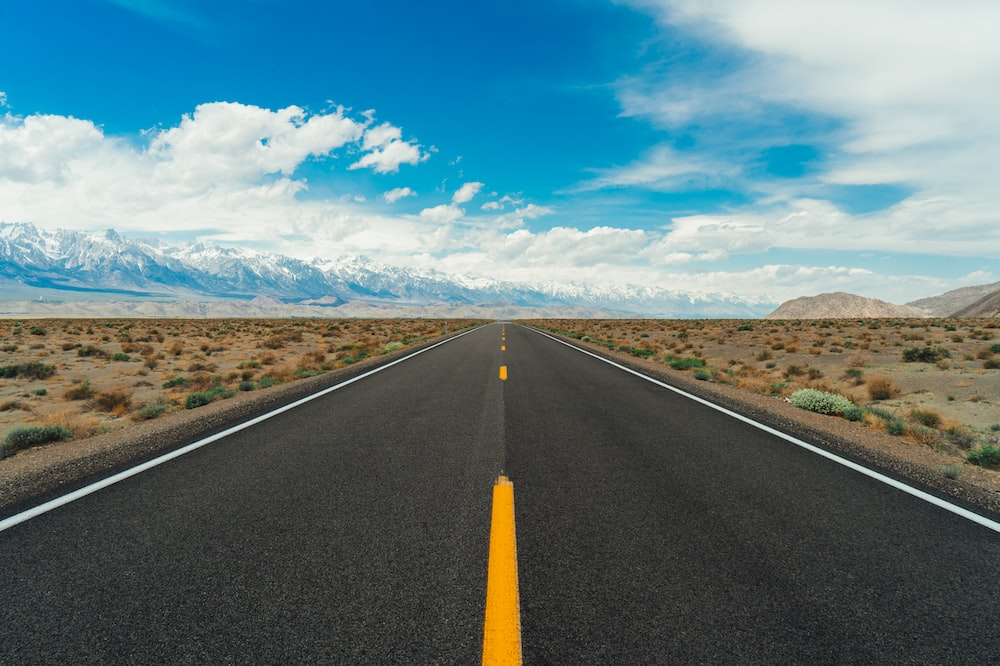
#> input picture input2.jpeg, 1000 x 666 px
$ jupyter execute Canny_Edge_Detection.ipynb
#> lines starting #> are read from the running program, lines starting #| are printed output that depends on the picture; after the words box and inside, x2 and y2 are one past the last pixel; in counts of white or black regions, pixels touching at a corner belong together
#> further down, input_image is the input picture: shape (666, 1000, 3); mean R, G, B 98.2, 124.3, 128.6
[cell 1]
import numpy as np
import matplotlib.pyplot as plt
from scipy.ndimage import convolve
from scipy.signal import convolve2d
import cv2

[cell 2]
def grayscale(image):
    return np.dot(image[..., :3], [0.2989, 0.5870, 0.1140])

[cell 3]
def gaussian_kernel(size, sigma):
    gaussian_blur = np.fromfunction(
        lambda x, y: (1/(2*np.pi*sigma**2)) * np.exp(-((x-(size-1)/2)**2+(y-(size-1)/2)**2) / (2*sigma**2)),
        (size, size)
    )
    return gaussian_blur / np.sum(gaussian_blur)

[cell 4]
def sobel_filters(blur_img):
    sobel_x = np.array([[-1, 0, 1], [-2, 0, 2], [-1, 0, 1]])
    sobel_y = np.array([[1, 2, 1], [0, 0, 0], [-1, -2, -1]])
    gradient_x = convolve(blur_img, sobel_x)
    gradient_y = convolve(blur_img, sobel_y)
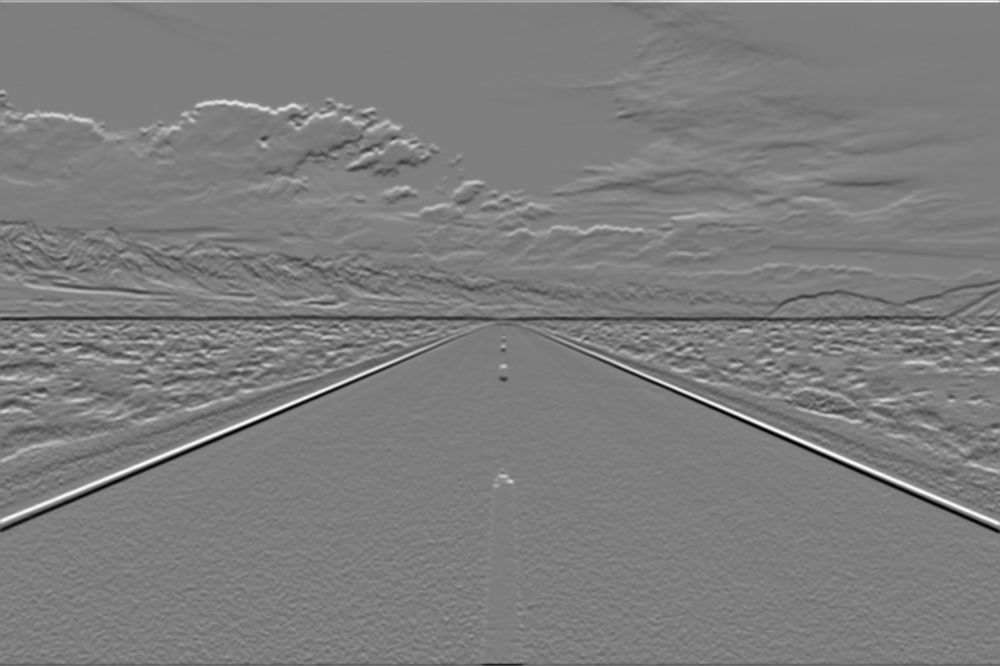
#> gradient_y: shape (666, 1000) float64; min -1.24, max 1.27, mean -0.00258; drawn with min black and max white
    gradient_magnitude = np.sqrt(gradient_x**2 + gradient_y**2)
    gradient_direction = np.arctan2(gradient_y, gradient_x)
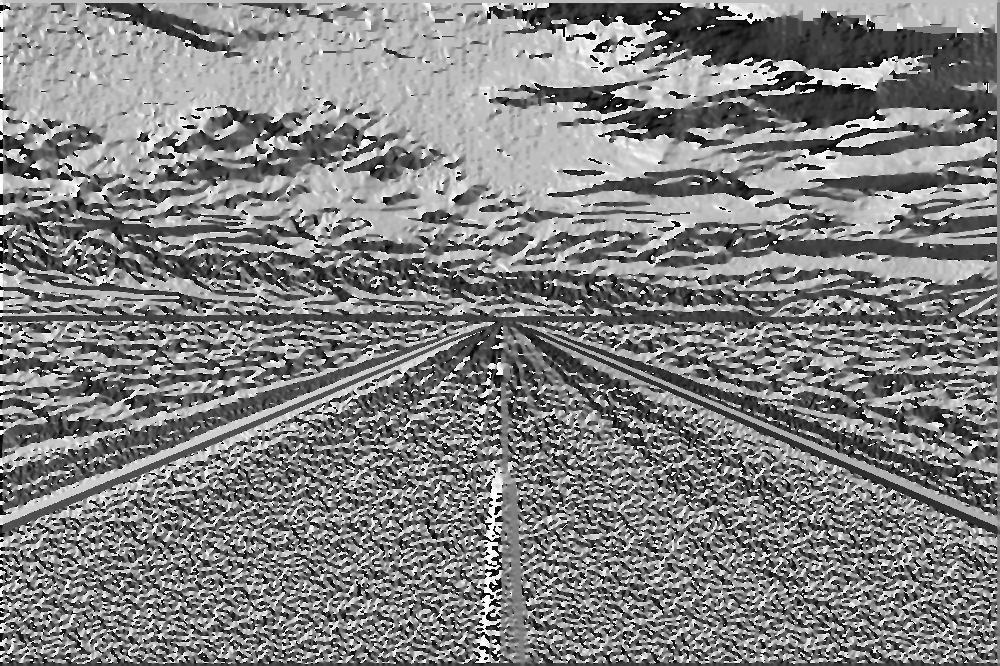
#> gradient_direction: shape (666, 1000) float64; min -3.14, max 3.14, mean 0.0609; drawn with min black and max white
    return gradient_magnitude, gradient_direction

[cell 5]
def non_max_suppression(gradient_magnitude, gradient_direction):
    angle = gradient_direction % (2 * np.pi)
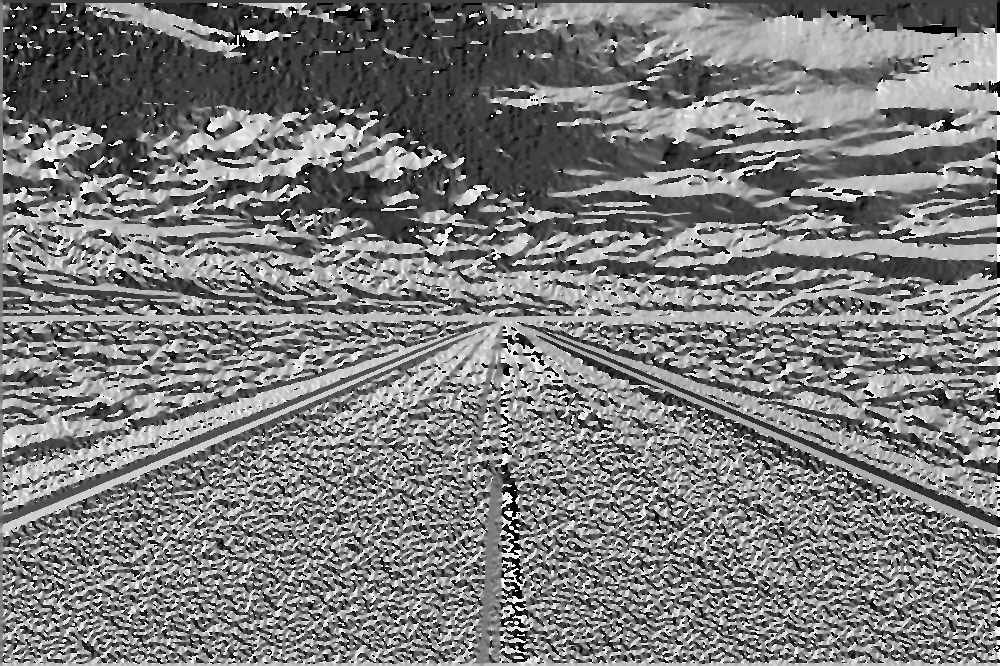
#> angle: shape (666, 1000) float64; min 0, max 6.28, mean 3.06; drawn with min black and max white
    suppressed = np.zeros_like(gradient_magnitude)
    for i in range(1, gradient_magnitude.shape[0] - 1):
        for j in range(1, gradient_magnitude.shape[1] - 1):
            q, r = 255, 255
            if (0 <= angle[i, j] < np.pi/8) or (15*np.pi/8 <= angle[i, j] <= 2*np.pi):
                q = gradient_magnitude[i, j+1]
                r = gradient_magnitude[i, j-1]
            elif (np.pi/8 <= angle[i, j] < 3*np.pi/8):
                q = gradient_magnitude[i+1, j-1]
                r = gradient_magnitude[i-1, j+1]
            elif (3*np.pi/8 <= angle[i, j] < 5*np.pi/8):
                q = gradient_magnitude[i+1, j]
                r = gradient_magnitude[i-1, j]
            elif (5*np.pi/8 <= angle[i, j] < 7*np.pi/8):
                q = gradient_magnitude[i-1, j-1]
                r = gradient_magnitude[i+1, j+1]

            if (gradient_magnitude[i, j] >= q) and (gradient_magnitude[i, j] >= r):
                suppressed[i, j] = gradient_magnitude[i, j]
    return suppressed

[cell 6]
def double_thresholding(suppressed, low_threshold, high_threshold):
#> called with low_threshold = 0.2, high_threshold = 0.3
    weak_edges = (suppressed > low_threshold) & (suppressed <= high_threshold)
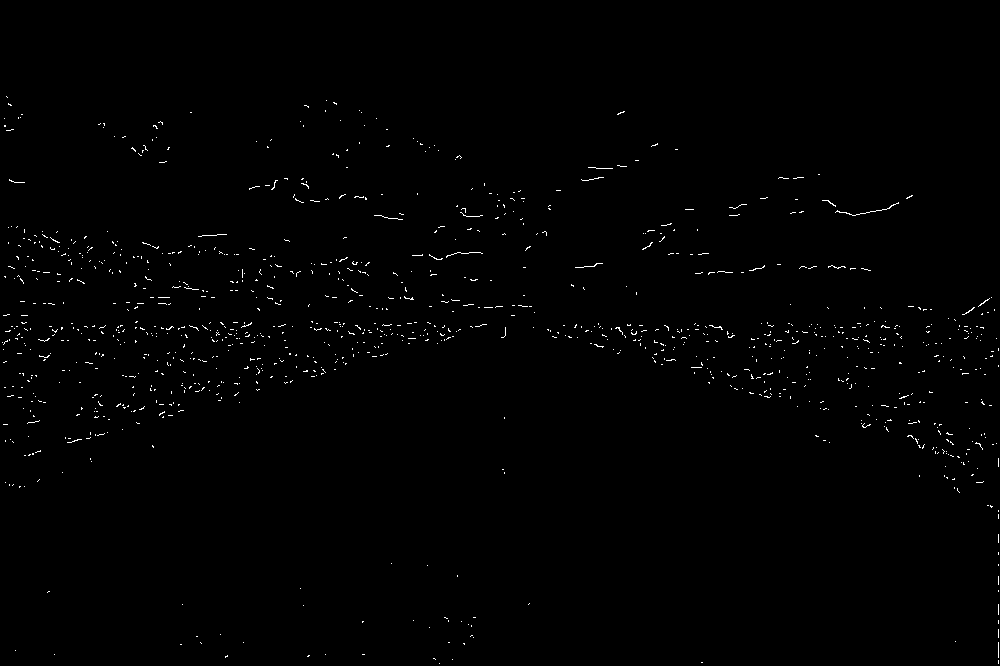
#> weak_edges: shape (666, 1000) bool; 0.65% white in thin lines or dots, all inside (x1, y1, x2, y2) = (2, 96, 999, 664)
    strong_edges = suppressed > high_threshold
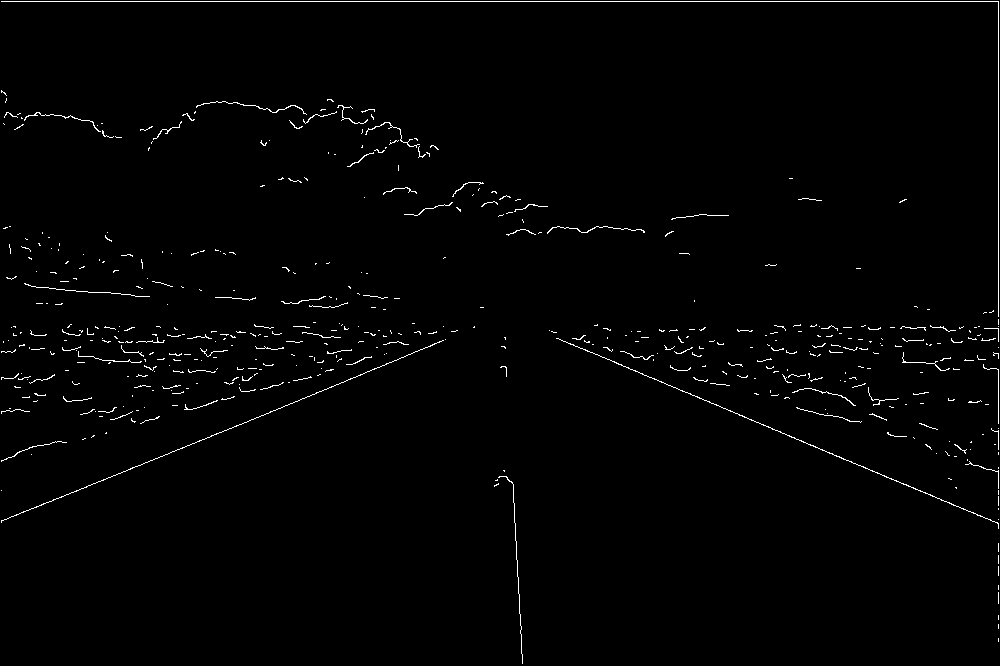
#> strong_edges: shape (666, 1000) bool; 1.2% white in thin lines or dots
    return weak_edges, strong_edges

[cell 7]
def edge_tracking_hysteresis(weak_edges, strong_edges):
    strong_edges_i, strong_edges_j = np.nonzero(strong_edges)
#> strong_edges_i = 8221 values from 1 to 663; strong_edges_j = 8221 values, max 998 at index 997, min 1 at index 0, mean 483.7

    for i, j in zip(strong_edges_i, strong_edges_j):
        # Check the 3x3 neighborhood around the current strong edge pixel
        for x in range(i-1, i+2):
            for y in range(j-1, j+2):
                # Skip the center pixel (i, j) to avoid modifying strong edges
                if (x == i and y == j):
                    continue
                # Extend weak edges using the 3x3 neighborhood
                if 0 <= x < weak_edges.shape[0] and 0 <= y < weak_edges.shape[1] and not strong_edges[x, y]:
                    weak_edges[x, y] = True
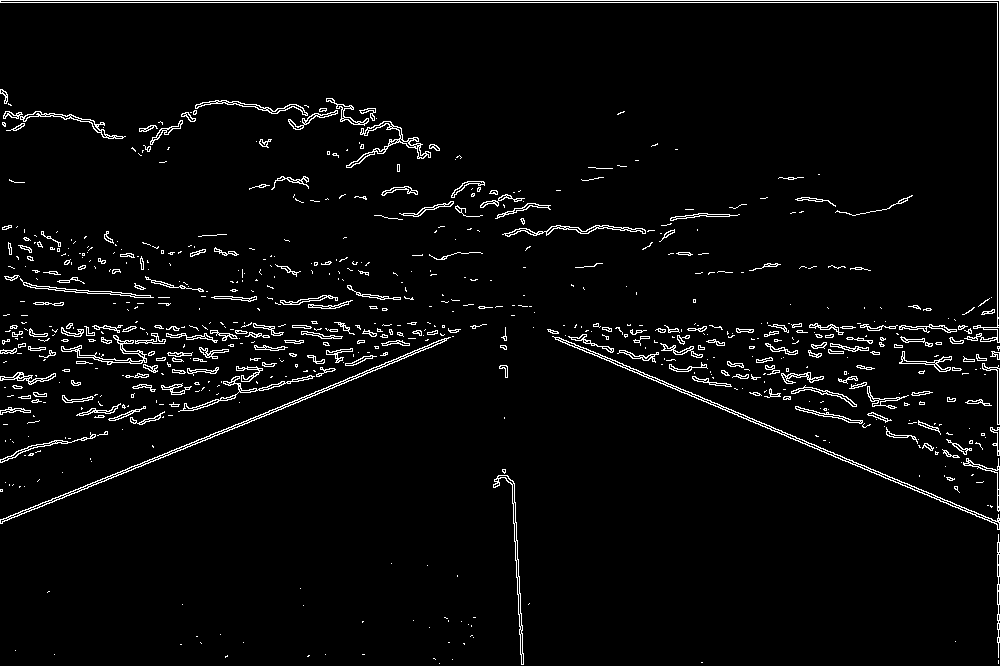
#> weak_edges: shape (666, 1000) bool; 3.6% white in thin lines or dots
#> `edges_uint8 = np.uint8(edges * 255)`: edges_uint8: shape (666, 1000); 3.6% white in thin lines or dots
    return weak_edges

[cell 8]
def canny_edge_detection(image, low_threshold, high_threshold, gaussian_size=5, sigma=1.5):
    # Step 1: Convert to grayscale
    gray_image = grayscale(image)/255.0
    plt.imshow(gray_image, cmap='gray')
    plt.title("Step 1: Grayscale")
    plt.axis('off')
    plt.show()

    # Step 2: Apply Gaussian blur
    kernel = gaussian_kernel(gaussian_size, sigma)
    blurred_image = convolve2d(gray_image, kernel, mode='same')
    plt.imshow(blurred_image, cmap='gray')
    plt.title("Step 2: Gaussian Blur")
    plt.axis('off')
    plt.show()

    gradient_magnitude, gradient_direction = sobel_filters(blurred_image)
    plt.imshow(gradient_magnitude, cmap='gray')
    plt.title("Step 4: Sobel")
    plt.axis('off')
    plt.show()

    # Step 4: Non-maximum suppression
    suppressed = non_max_suppression(gradient_magnitude, gradient_direction)
    plt.imshow(suppressed, cmap='gray')
    plt.title("Step 4: Non-Maximum Suppression")
    plt.axis('off')
    plt.show()

    # Step 5: Double thresholding
    weak_edges, strong_edges = double_thresholding(suppressed, low_threshold, high_threshold)
    plt.imshow(weak_edges, cmap='gray')
    plt.title("Step 5: Weak Edges")
    plt.axis('off')
    plt.show()

    plt.imshow(strong_edges, cmap='gray')
    plt.title("Step 5: Strong Edges")
    plt.axis('off')
    plt.show()

    # Step 6: Edge tracking by hysteresis
    edges = edge_tracking_hysteresis(weak_edges, strong_edges)
    plt.imshow(edges, cmap='gray')
    plt.title("Step 6: Edge Tracking by Hysteresis")
    plt.axis('off')
    plt.show()


    return edges

[cell 9]
input_image = plt.imread("input2.jpeg")

# Adjust the threshold values here (e.g., low_threshold = 0.1, high_threshold = 0.3)
low_threshold = 0.2
high_threshold = 0.3


# Perform Canny edge detection
edges = canny_edge_detection(input_image, low_threshold, high_threshold)

# Show the edge detection result
plt.imshow(edges, cmap='gray')
plt.title("Canny Edge Detection")
plt.axis('off')
plt.show()

plt.imshow(input_image, cmap='gray')
plt.title("Canny Edge Detection")
plt.axis('off')
plt.show()

[cell 10]
def hough_lines(image, edges):
    rho_resolution = 1  # Resolution of the distance parameter (rho)
    theta_resolution = np.pi / 180  # Resolution of the angle parameter (theta)
    threshold = 120  # Minimum number of votes to consider a line
    min_line_length = 100  # Minimum length of the line to be considered
    max_line_gap = 5  # Maximum allowed gap between line segments to be considered part of the same line

    lines = cv2.HoughLinesP(edges, rho_resolution, theta_resolution, threshold, minLineLength=min_line_length,
            maxLineGap=max_line_gap)
#> lines = 13 rows, first 6: [0, 0, 999, 0], [0, 2, 999, 2], [999, 359, 999, 1], [997, 359, 997, 3], [0, 519, 369, 370], [0, 522, 363, 375]

    # Draw the detected lines on the original image
    if lines is not None:
        for line in lines:
            x1, y1, x2, y2 = line[0]
            cv2.line(image, (x1, y1), (x2, y2), (255, 255, 255), 2)
#> this loop made 13 passes
#> (x1, y1, x2, y2) on passes 1 to 12: (0, 0, 999, 0), (0, 2, 999, 2), (999, 359, 999, 1), (997, 359, 997, 3), (0, 519, 369, 370), (0, 522, 363, 375), (554, 337, 924, 494), (811, 443, 999, 522), (558, 337, 901, 482), (651, 378, 999, 526), (0, 520, 268, 412), (511, 480, 521, 664)
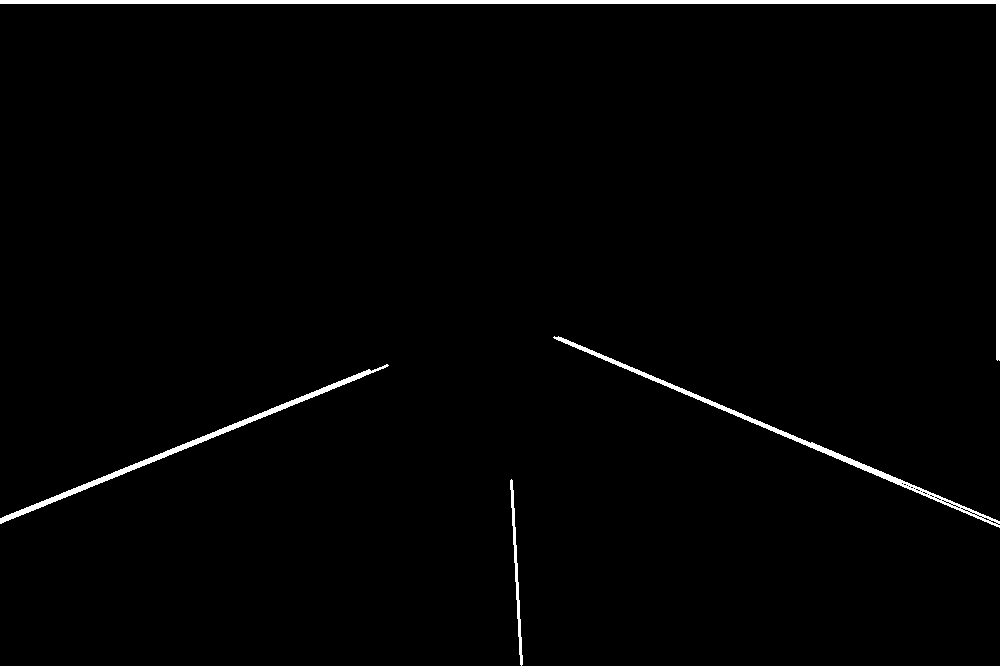
#> image: shape (666, 1000, 3); 1.6% white; 4 white regions, box (x1, y1, x2, y2) and area: (0, 0, 1000, 361) 5426, (553, 336, 1000, 528) 2328, (0, 364, 389, 524) 2193, (510, 479, 523, 666) 556

    return image

[cell 11]
black_image = np.zeros_like(input_image)
edges_uint8 = np.uint8(edges * 255)

# Apply Hough Line Transform and draw lines on the original image
image_with_lines = hough_lines(black_image, edges_uint8)

# Show the result
plt.imshow(image_with_lines)
plt.axis('off')
plt.show()
